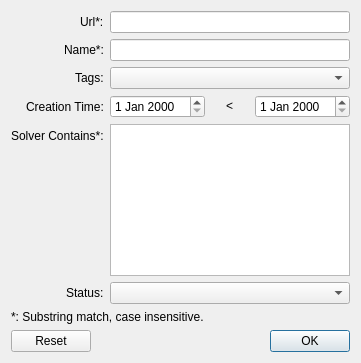
<?xml version="1.0" encoding="UTF-8"?>
<ui version="4.0">
 <class>TaskFinder</class>
 <widget class="QWidget" name="TaskFinder">
  <property name="geometry">
   <rect>
    <x>0</x>
    <y>0</y>
    <width>361</width>
    <height>363</height>
   </rect>
  </property>
  <property name="windowTitle">
   <string notr="true">Find Task</string>
  </property>
  <layout class="QVBoxLayout" name="verticalLayout">
   <item>
    <layout class="QFormLayout" name="formLayout">
     <property name="fieldGrowthPolicy">
      <enum>QFormLayout::AllNonFixedFieldsGrow</enum>
     </property>
     <property name="labelAlignment">
      <set>Qt::AlignRight|Qt::AlignTop|Qt::AlignTrailing</set>
     </property>
     <item row="0" column="0">
      <widget class="QLabel" name="urlLabel">
       <property name="text">
        <string>Url*:</string>
       </property>
      </widget>
     </item>
     <item row="0" column="1">
      <widget class="QLineEdit" name="urlLineEdit"/>
     </item>
     <item row="1" column="0">
      <widget class="QLabel" name="nameLabel">
       <property name="text">
        <string>Name*:</string>
       </property>
      </widget>
     </item>
     <item row="1" column="1">
      <widget class="QLineEdit" name="nameLineEdit"/>
     </item>
     <item row="2" column="0">
      <widget class="QLabel" name="tagsLabel">
       <property name="text">
        <string>Tags:</string>
       </property>
      </widget>
     </item>
     <item row="2" column="1">
      <widget class="MultiComboBox" name="tagsComboBox"/>
     </item>
     <item row="3" column="0">
      <widget class="QLabel" name="creationTimeLabel">
       <property name="text">
        <string>Creation Time:</string>
       </property>
      </widget>
     </item>
     <item row="3" column="1">
      <layout class="QHBoxLayout" name="horizontalLayout_2">
       <item>
        <widget class="QDateEdit" name="cTimeLEdit"/>
       </item>
       <item>
        <spacer name="horizontalSpacer_3">
         <property name="orientation">
          <enum>Qt::Horizontal</enum>
         </property>
         <property name="sizeHint" stdset="0">
          <size>
           <width>40</width>
           <height>20</height>
          </size>
         </property>
        </spacer>
       </item>
       <item>
        <widget class="QLabel" name="label">
         <property name="text">
          <string>&lt;</string>
         </property>
        </widget>
       </item>
       <item>
        <spacer name="horizontalSpacer_4">
         <property name="orientation">
          <enum>Qt::Horizontal</enum>
         </property>
         <property name="sizeHint" stdset="0">
          <size>
           <width>40</width>
           <height>20</height>
          </size>
         </property>
        </spacer>
       </item>
       <item>
        <widget class="QDateEdit" name="cTimeREdit"/>
       </item>
      </layout>
     </item>
     <item row="4" column="0">
      <widget class="QLabel" name="solverContainsLabel">
       <property name="text">
        <string>Solver Contains*:</string>
       </property>
      </widget>
     </item>
     <item row="4" column="1">
      <widget class="QPlainTextEdit" name="solverContainsTextEdit"/>
     </item>
     <item row="5" column="0">
      <widget class="QLabel" name="statusLabel">
       <property name="text">
        <string>Status:</string>
       </property>
      </widget>
     </item>
     <item row="5" column="1">
      <widget class="QComboBox" name="statusComboBox"/>
     </item>
    </layout>
   </item>
   <item>
    <widget class="QLabel" name="label_2">
     <property name="text">
      <string>*: Substring match, case insensitive.</string>
     </property>
     <property name="alignment">
      <set>Qt::AlignLeading|Qt::AlignLeft|Qt::AlignVCenter</set>
     </property>
     <property name="wordWrap">
      <bool>true</bool>
     </property>
    </widget>
   </item>
   <item>
    <widget class="QDialogButtonBox" name="buttonBox">
     <property name="standardButtons">
      <set>QDialogButtonBox::Ok|QDialogButtonBox::Reset</set>
     </property>
    </widget>
   </item>
  </layout>
 </widget>
 <customwidgets>
  <customwidget>
   <class>MultiComboBox</class>
   <extends>QComboBox</extends>
   <header location="global">cchelper</header>
  </customwidget>
 </customwidgets>
 <resources/>
 <connections/>
</ui>
